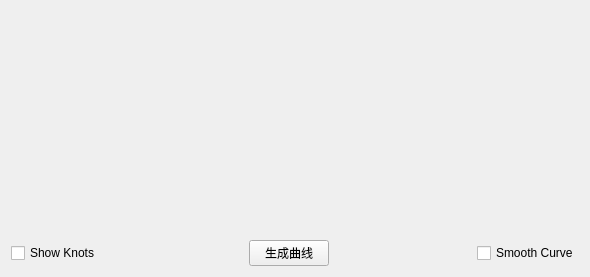
<?xml version="1.0" encoding="UTF-8"?>
<ui version="4.0">
 <class>SmoothCurveWidget</class>
 <widget class="QWidget" name="SmoothCurveWidget">
  <property name="geometry">
   <rect>
    <x>0</x>
    <y>0</y>
    <width>590</width>
    <height>277</height>
   </rect>
  </property>
  <property name="windowTitle">
   <string>平滑曲线</string>
  </property>
  <layout class="QGridLayout" name="gridLayout">
   <item row="0" column="0">
    <spacer name="verticalSpacer">
     <property name="orientation">
      <enum>Qt::Vertical</enum>
     </property>
     <property name="sizeHint" stdset="0">
      <size>
       <width>20</width>
       <height>249</height>
      </size>
     </property>
    </spacer>
   </item>
   <item row="1" column="0">
    <layout class="QHBoxLayout" name="horizontalLayout">
     <item>
      <widget class="QCheckBox" name="showKnotsCheckBox">
       <property name="text">
        <string>Show Knots</string>
       </property>
      </widget>
     </item>
     <item>
      <spacer name="horizontalSpacer">
       <property name="orientation">
        <enum>Qt::Horizontal</enum>
       </property>
       <property name="sizeHint" stdset="0">
        <size>
         <width>40</width>
         <height>20</height>
        </size>
       </property>
      </spacer>
     </item>
     <item>
      <widget class="QPushButton" name="generateCurveButton">
       <property name="text">
        <string>生成曲线</string>
       </property>
      </widget>
     </item>
     <item>
      <spacer name="horizontalSpacer_2">
       <property name="orientation">
        <enum>Qt::Horizontal</enum>
       </property>
       <property name="sizeHint" stdset="0">
        <size>
         <width>40</width>
         <height>20</height>
        </size>
       </property>
      </spacer>
     </item>
     <item>
      <widget class="QCheckBox" name="showSmoothCurveCheckBox">
       <property name="text">
        <string>Smooth Curve</string>
       </property>
      </widget>
     </item>
    </layout>
   </item>
  </layout>
 </widget>
 <layoutdefault spacing="6" margin="11"/>
 <resources/>
 <connections/>
</ui>
